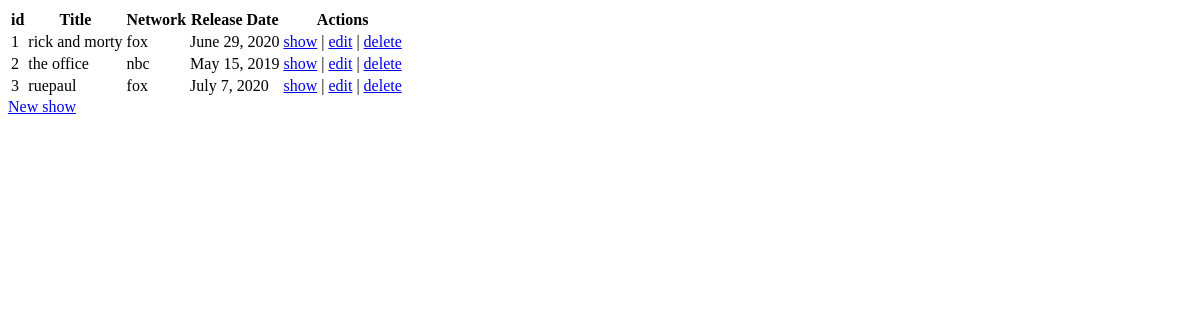
The page /shows on the database as committed earlier.
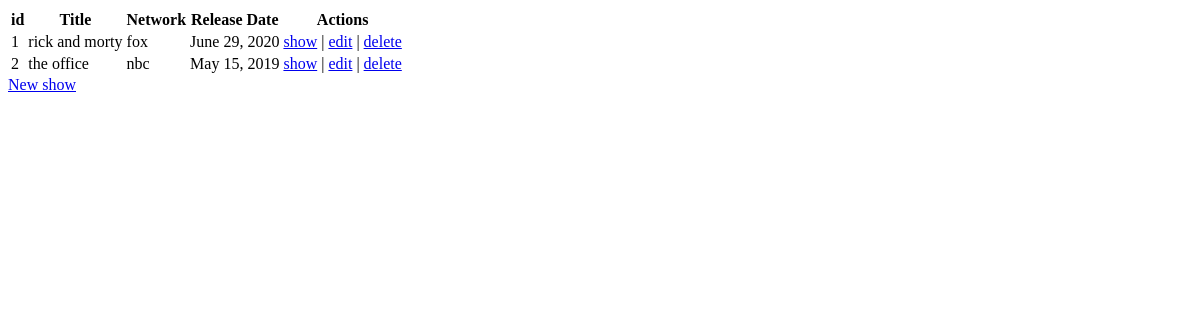
The same page on the database as committed later.
### showsManager/models.py (models this page shows)
class shows(models.Model):
    title = models.CharField(max_length = 255)
    network = models.CharField(max_length = 255)
    releasedDate = models.DateField()
    discription = models.TextField()
    created_at = models.DateTimeField(auto_now_add=True)
    updated_at = models.DateTimeField(auto_now=True)
    objects = showValidator()

### showsManager/views.py (the view)
# urls.py: path('shows', views.index),
def index(request):
    context = {
        'shows': shows.objects.all(),
    }
    return render(request, 'index.html', context)

### showsManager/templates/index.html (shortened to what this page needs)
<!DOCTYPE html>
<html lang="en">
<head>
</head>
<body>
    <table>
        <thead>
            <tr>
                <th>id</th>
                <th>Title</th>
                <th>Network</th>
                <th>Release Date</th>
                <th>Actions</th>
            </tr>
        </thead>
        <tbody>
            {% for show in shows %}
                <tr>
                    <td>{{ show.id }}</td>
                    <td>{{ show.title }}</td>
                    <td>{{ show.network }}</td>
                    <td>{{ show.releasedDate }}</td>
                    <td>
                        <a href="shows/{{ show.id }}">show</a>
                        |
                        <a href="shows/{{ show.id }}/edit">edit</a>
                        |
                        <a href="shows/{{ show.id }}/delete">delete</a>
                    </td>
                </tr>
            {% endfor %}
        </tbody>
    </table>
    <a href="shows/new">New show</a>
</body>
</html>

Rows that differ between the two databases and show on the page:
removed shows: id "3", title "ruepaul", network "fox", releasedDate "July 7, 2020"
